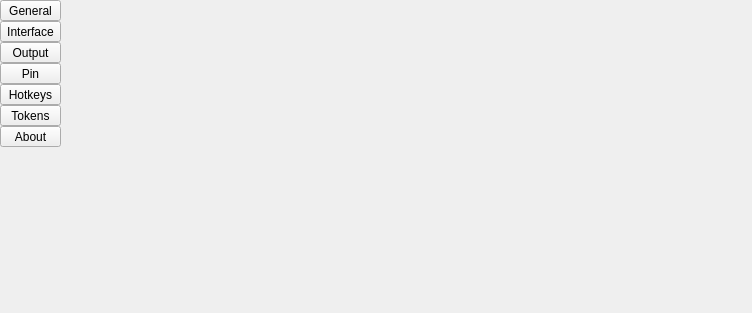
<?xml version="1.0" encoding="UTF-8"?>
<ui version="4.0">
 <class>SideSettingUI</class>
 <widget class="QWidget" name="SideSettingUI">
  <property name="geometry">
   <rect>
    <x>0</x>
    <y>0</y>
    <width>752</width>
    <height>313</height>
   </rect>
  </property>
  <property name="windowTitle">
   <string>Settings [Free]</string>
  </property>
  <property name="windowIcon">
   <iconset resource="../../resources.qrc">
    <normaloff>:/resources/logo/logo.svg</normaloff>:/resources/logo/logo.svg</iconset>
  </property>
  <layout class="QGridLayout" name="gridLayout">
   <property name="leftMargin">
    <number>0</number>
   </property>
   <property name="topMargin">
    <number>0</number>
   </property>
   <property name="rightMargin">
    <number>0</number>
   </property>
   <property name="bottomMargin">
    <number>0</number>
   </property>
   <item row="0" column="0">
    <widget class="QWidget" name="sideWidget" native="true">
     <layout class="QVBoxLayout" name="verticalLayout">
      <property name="spacing">
       <number>0</number>
      </property>
      <property name="leftMargin">
       <number>0</number>
      </property>
      <property name="topMargin">
       <number>0</number>
      </property>
      <property name="rightMargin">
       <number>0</number>
      </property>
      <property name="bottomMargin">
       <number>0</number>
      </property>
      <item>
       <widget class="QToolButton" name="tbGeneral">
        <property name="sizePolicy">
         <sizepolicy hsizetype="Preferred" vsizetype="Fixed">
          <horstretch>0</horstretch>
          <verstretch>0</verstretch>
         </sizepolicy>
        </property>
        <property name="text">
         <string>General</string>
        </property>
        <property name="checkable">
         <bool>false</bool>
        </property>
        <property name="autoExclusive">
         <bool>false</bool>
        </property>
       </widget>
      </item>
      <item>
       <widget class="QToolButton" name="tbInterface">
        <property name="sizePolicy">
         <sizepolicy hsizetype="Preferred" vsizetype="Fixed">
          <horstretch>0</horstretch>
          <verstretch>0</verstretch>
         </sizepolicy>
        </property>
        <property name="text">
         <string>Interface</string>
        </property>
        <property name="checkable">
         <bool>false</bool>
        </property>
        <property name="autoExclusive">
         <bool>false</bool>
        </property>
       </widget>
      </item>
      <item>
       <widget class="QToolButton" name="tbOutput">
        <property name="sizePolicy">
         <sizepolicy hsizetype="Preferred" vsizetype="Fixed">
          <horstretch>0</horstretch>
          <verstretch>0</verstretch>
         </sizepolicy>
        </property>
        <property name="text">
         <string>Output</string>
        </property>
        <property name="autoExclusive">
         <bool>false</bool>
        </property>
       </widget>
      </item>
      <item>
       <widget class="QToolButton" name="tbPin">
        <property name="sizePolicy">
         <sizepolicy hsizetype="Preferred" vsizetype="Fixed">
          <horstretch>0</horstretch>
          <verstretch>0</verstretch>
         </sizepolicy>
        </property>
        <property name="text">
         <string>Pin</string>
        </property>
       </widget>
      </item>
      <item>
       <widget class="QToolButton" name="tbHotkeys">
        <property name="sizePolicy">
         <sizepolicy hsizetype="Preferred" vsizetype="Fixed">
          <horstretch>0</horstretch>
          <verstretch>0</verstretch>
         </sizepolicy>
        </property>
        <property name="text">
         <string>Hotkeys</string>
        </property>
       </widget>
      </item>
      <item>
       <widget class="QToolButton" name="tbTokens">
        <property name="sizePolicy">
         <sizepolicy hsizetype="Preferred" vsizetype="Fixed">
          <horstretch>0</horstretch>
          <verstretch>0</verstretch>
         </sizepolicy>
        </property>
        <property name="text">
         <string>Tokens</string>
        </property>
       </widget>
      </item>
      <item>
       <widget class="QToolButton" name="tbAbout">
        <property name="sizePolicy">
         <sizepolicy hsizetype="Preferred" vsizetype="Fixed">
          <horstretch>0</horstretch>
          <verstretch>0</verstretch>
         </sizepolicy>
        </property>
        <property name="text">
         <string>About</string>
        </property>
       </widget>
      </item>
      <item>
       <spacer name="verticalSpacer">
        <property name="orientation">
         <enum>Qt::Vertical</enum>
        </property>
        <property name="sizeHint" stdset="0">
         <size>
          <width>20</width>
          <height>472</height>
         </size>
        </property>
       </spacer>
      </item>
     </layout>
    </widget>
   </item>
   <item row="0" column="1">
    <widget class="QStackedWidget" name="stackedWidget">
     <property name="styleSheet">
      <string notr="true"/>
     </property>
    </widget>
   </item>
  </layout>
 </widget>
 <resources>
  <include location="../../resources.qrc"/>
 </resources>
 <connections/>
</ui>
